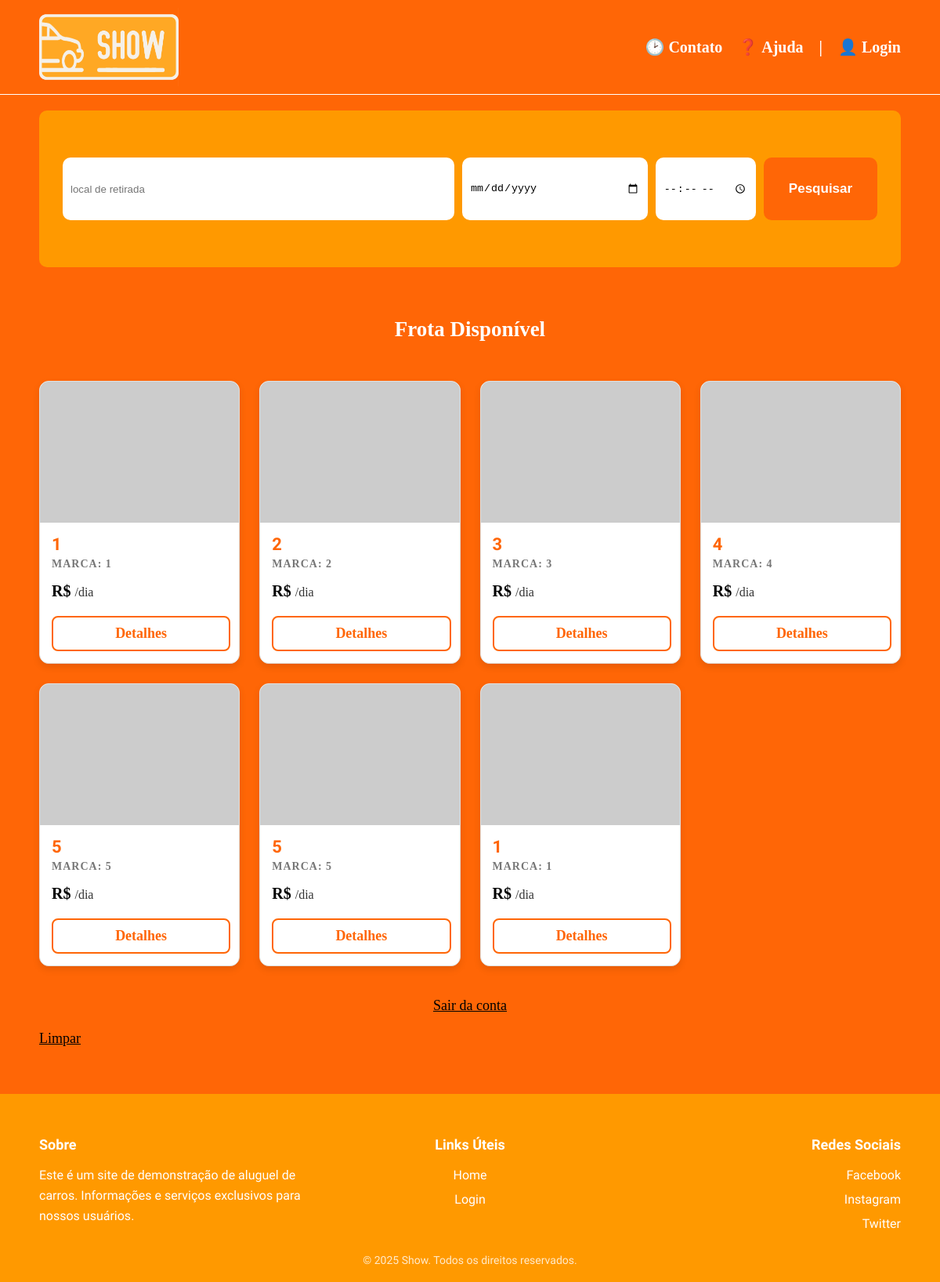
Before: / with the older database file.
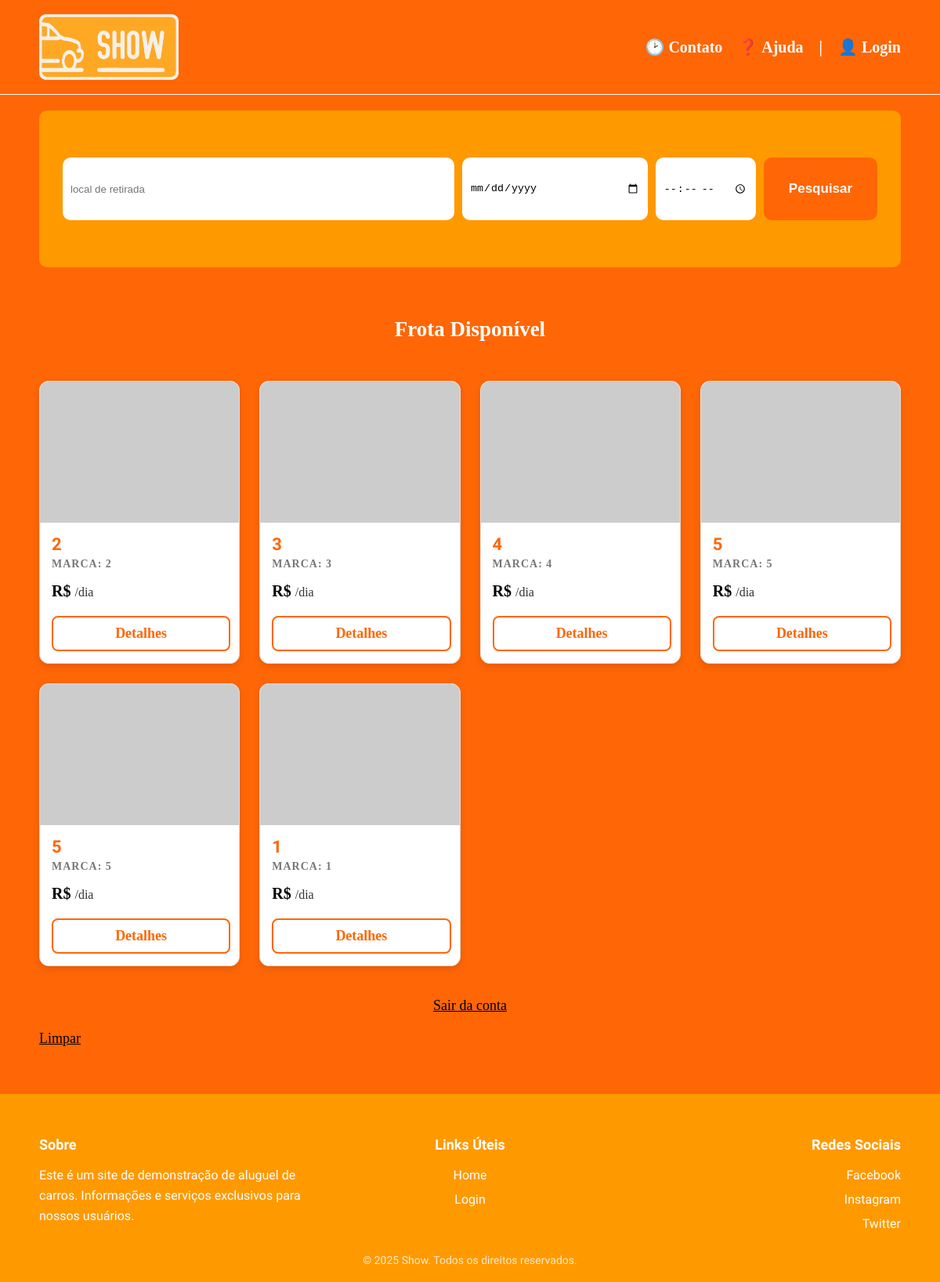
After: the same page with the newer database file.
### projeto_agostinhov1.1/models.py (models this page shows, shortened)
class Veiculo(Base):
    __tablename__ = "veiculos"
    id = Column("id", Integer, primary_key=True, autoincrement=True)
    portas = Column("portas", Integer, nullable=False)
    preco_diaria = Column("preco_diaria", Numeric(10, 2), nullable=False)
    placa = Column("placa", String(7), nullable=False)
    cor = Column("cor", String(100), nullable=False)
    preco_compra = Column("preco_compra", Numeric(10, 2), nullable=False)
    capacidade_pessoas = Column("capacidade_pessoas", Integer, nullable=False)
    quilometragem = Column("quilometragem", Integer, nullable=False)
    cambio = Column("cambio", String(100), nullable=False)
    airbags = Column("airbags", Boolean, nullable=False)
    ar_condicionado = Column("ar_condicionado", Boolean, nullable=False)
    disponivel = Column("disponivel", Boolean, nullable=False)
    id_fornecedor = Column("id_fornecedor", Integer, ForeignKey("fornecedores.id"), nullable=False)
    id_garagem = Column("id_garagem", Integer, ForeignKey("garagens.id"), nullable=False)
    id_plano_seguro = Column("id_plano_seguro", Integer, ForeignKey("plano_seguros.id"), nullable=False)
    id_marca = Column("id_marca", Integer, ForeignKey("marcas.id"), nullable=False)
    id_modelo = Column("id_modelo", Integer, ForeignKey("modelos.id"), nullable=False)
    id_categoria = Column("id_categoria", Integer, ForeignKey("categorias.id"), nullable=False)
    id_combustivel = Column("id_combustivel", Integer, ForeignKey("combustiveis.id"), nullable=False)

### projeto_agostinhov1.1/app.py (the view)
@app.route("/")
def pagina_inicial():
    sessao =Sessao()
    carros = sessao.query(Veiculo).all()
    if session.get("funcionario_id"):
        funcionario = sessao.query(Funcionario).filter_by(id = session.get("funcionario_id")).first()
        if funcionario:
            cargo = funcionario.cargo
        else:
            cargo=None
    else:
        cargo=None
    sessao.close()
    return render_template("pagina_inicial.html", carros_cadastrados=carros, cargo = cargo)

### projeto_agostinhov1.1/templates/pagina_inicial.html (shortened to what this page needs)
{% extends "base.html" %}
{% block conteudo_principal %}
<div class="painel_pesquisa">
    <form class="formulario_pesquisa" action="#">
        <div class="local_retirada">
            <input type="text" class="input_local" placeholder="local de retirada"/>
        </div>
        <div class="data" title="Data de retirada e horário">
            <input type="date" class="input_data" aria-label="Data de retirada"/>
            <input type="time" class="input_hora" aria-label="Hora de devolução"/>
        </div>
        <button type="submit">Pesquisar</button>
    </form>
</div>
<br><br>
{% if carros_cadastrados %}
    <h2 style="text-align: center; margin-bottom: 30px;">Frota Disponível</h2>
    <div class="frota_container">
        {% for carro in carros_cadastrados %}
            {% if carro and carro.disponivel %}
                <div class="card_carro">
                    <div class="card_img_wrapper">
                        <img src="{{ url_for('static', filename='imagens/' ~ carro.id_modelo|lower ~ '.jpg') }}"
                             alt="Foto do {{ carro.id_modelo }}"
                             onerror="this.onerror=null;this.src='https://via.placeholder.com/300x200?text=Sem+Foto';">
                    </div>
                    <div class="card_info">
                        <h3 class="card_modelo">{{ carro.id_modelo }}</h3>
                        <p class="card_marca">Marca: {{ carro.id_marca }}</p>
                        <div class="card_preco">
                            <span>R$ {{ carro.aluguel }}</span> /dia
                        </div>
                        <a href="{{ url_for('detalhar_carro', carro_id = carro['id']) }}" class="botao_detalhes">Detalhes</a>
                    </div>
                </div>
            {% endif %}
        {% endfor %}
    </div>
{% else %}
    <p style="text_align: center;">Não há carros cadastrados ou disponíveis no momento.</p>
{% endif %}
<div style="text-align: center; margin-top: 20px;">
    <a href="/logout">Sair da conta</a>
</div>
    <br>
    <a href="/logout">Limpar</a>
{% endblock %}

### projeto_agostinhov1.1/templates/base.html (shortened to what this page needs)
<!DOCTYPE html>
<html lang="pt-BR">
<head>
    <link rel="stylesheet" href="{{ url_for('static', filename='estilo.css') }}">
</head>
<body>
    <header>
        <div class="container">
            <a href="/" class="logo">
                <img src="{{ url_for('static', filename='imagens/Isologo Show.png') }}" alt="Show" />
            </a>
            <nav>
                <a href="#" class="icon-contato">Contato</a>
                <a href="#" class="icon-ajuda">Ajuda</a>
                <span>|</span>
                <a href="/login" class="icon-login">Login</a>
            </nav>
        </div>
    </header>
    <main>
        <div class="conteudo_principal">
        {% block conteudo_principal %}{% endblock %}
        </div>
    </main>
    <footer>
    <div class="footer_container">
        <div class="footer_section">
            <h4>Sobre</h4>
            <p>Este é um site de demonstração de aluguel de carros. Informações e serviços exclusivos para nossos usuários.</p>
        </div>
        <div class="footer_section">
            <h4>Links Úteis</h4>
            <ul>
                <li><a href="/">Home</a></li>
                <li><a href="/login">Login</a></li>
            </ul>
        </div>
        <div class="footer_section">
            <h4>Redes Sociais</h4>
            <ul class="socials">
                <li><a href="#">Facebook</a></li>
                <li><a href="#">Instagram</a></li>
                <li><a href="#">Twitter</a></li>
            </ul>
        </div>
    </div>
    <div class="footer_bottom">
        &copy; 2025 Show. Todos os direitos reservados.
    </div>
</footer>
</body>
</html>

### projeto_agostinhov1.1/static/estilo.css (style rules this page uses)
.container { max-width: 500px; margin: 0 auto; }
body { font-family: "Canva Sans"; font-size: 18px; color: #fff; background-color: #ff6606; margin: 0; min-height: 100vh; display: flex; flex-direction: column; }
header { background-color: #ff6606; padding: 10px 0; display: flex; justify-content: center; border-bottom: 1px solid #fff; }
header .container { max-width: 1100px; width: 100%; display: flex; align-items: center; justify-content: space-between; }
.logo { display: flex; align-items: center; }
.logo img { height: 100px; margin-right: 10px; }
nav { display: flex; align-items: center; gap: 20px; color: white; font-weight: 600; font-size: 20px; }
nav a { color: white; text-decoration: none; display: flex; align-items: center; gap: 5px; }
.icon-contato::before { content: "\1F551"; }
.icon-ajuda::before { content: "\2753"; }
.icon-login::before { content: "\1F464"; }
a { color: #000000; }
button[type="submit"] { background: white; border: 2px solid #ddd; border-radius: 25px; padding: 4px 10px; cursor: pointer; font-weight: bold; }
.conteudo_principal { max-width: 1100px; width: 100%; margin: 0 auto; }
.painel_pesquisa { background-color: #ff9900; padding: 60px 30px; border-radius: 10px; max-width: 1100px; margin: 0 auto; margin-top: 20px; }
.formulario_pesquisa { display:flex; gap: 10px; width: 100%; align-items: center; }
.formulario_pesquisa input { height: 80px; padding: 0 10px; box-sizing: border-box; border-radius: 10px; border:none; }
.local_retirada { flex: 4; }
.input_local { width:100%; }
.data { flex: 3; display: flex; gap: 10px; }
.input_data { flex: 2; width: 100%; }
.input_hora { flex: 1; width: 100%; }
.formulario_pesquisa button { height: 80px; flex: 1; padding: 0 10px; box-sizing: border-box; border-radius: 10px; border:none; background-color: #ff6606; font-size: 17px; color: #ffffff; }
main { flex: 1; }
footer { background-color: #ff9900; color: #fff; padding: 30px 20px 20px 20px; margin-top: 60px; font-family: "Work Sans", sans-serif; }
.footer_container { max-width: 1100px; margin: 0 auto; display: flex; flex-wrap: wrap; }
.footer_section { flex: 1; min-width: 200px; }
.footer_section:first-child { text-align: left; }
.footer_section:nth-child(2) { text-align: center; }
.footer_section:last-child { text-align: right; }
.footer_section h4 { font-size: 18px; margin-bottom: 10px; font-weight: bold; }
.footer_section p, .footer_section ul { font-size: 16px; line-height: 1.6; list-style: none; padding: 0; }
.footer_section ul li { margin-bottom: 5px; }
.footer_section ul li a { color: #fff; text-decoration: none; }
.footer_bottom { text-align: center; margin-top: 10px; font-size: 14px; opacity: 0.8; }
.frota_container { display: grid; grid-template-columns: repeat(auto-fill, minmax(250px, 1fr)); gap: 25px; padding: 20px 0; max-width: 1100px; margin: 0 auto; }
.card_carro { background-color: #ffffff; border-radius: 12px; overflow: hidden; box-shadow: 0 4px 10px rgba(0, 0, 0, 0.1); transition: transform 0.3s ease, box-shadow 0.3s ease; display: flex; flex-direction: column; border: 1px solid #e0e0e0; }
.card_img_wrapper { width: 100%; height: 180px; background-color: #f0f0f0; display: flex; align-items: center; justify-content: center; }
.card_img_wrapper img { width: 100%; height: 100%; object-fit: cover; }
.card_info { padding: 15px; display: flex; flex-direction: column; flex-grow: 1; }
.card_modelo { font-family: "Bubblegum Sans", sans-serif; font-size: 22px; color: #ff6606; margin: 0 0 5px 0; }
.card_marca { font-size: 14px; color: #777; margin: 0 0 15px 0; text-transform: uppercase; font-weight: 600; letter-spacing: 1px; }
.card_preco { font-size: 16px; color: #333; margin-bottom: 20px; }
.card_preco span { font-weight: bold; font-size: 20px; color: #000; }
.botao_detalhes { margin-top: auto; display: block; width: 100%; padding: 10px 0; text-align: center; background-color: transparent; color: #ff6606; border: 2px solid #ff6606; border-radius: 8px; text-decoration: none; font-weight: bold; transition: all 0.2s; visibility: visible !important; }

Changed rows visible on the page:
no longer on this page (row edited): Veiculo: disponivel True (drawn), id_modelo "1", id_marca "1"
